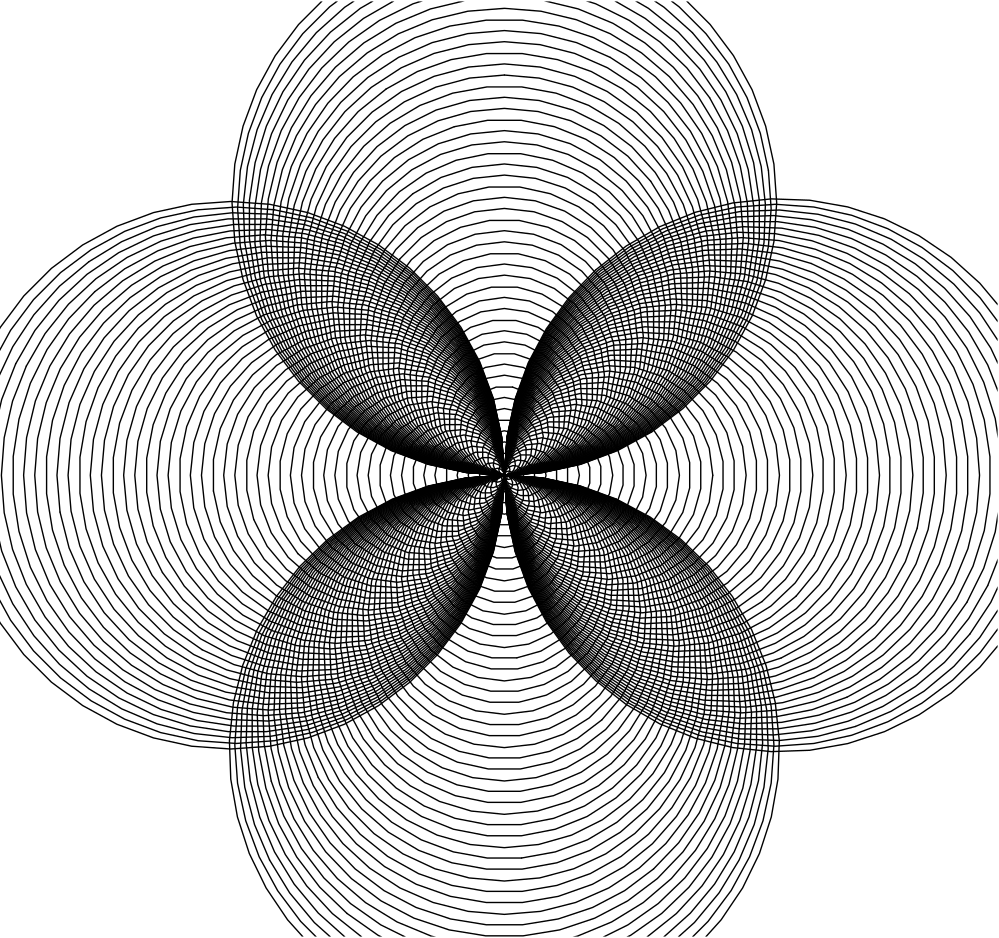

Recreate this plot in Python.
# draw a square spiral

import turtle

bob = turtle.Turtle()
bob.speed("fastest")

for x in range(200):
    bob.circle(x)
    bob.left(90)
